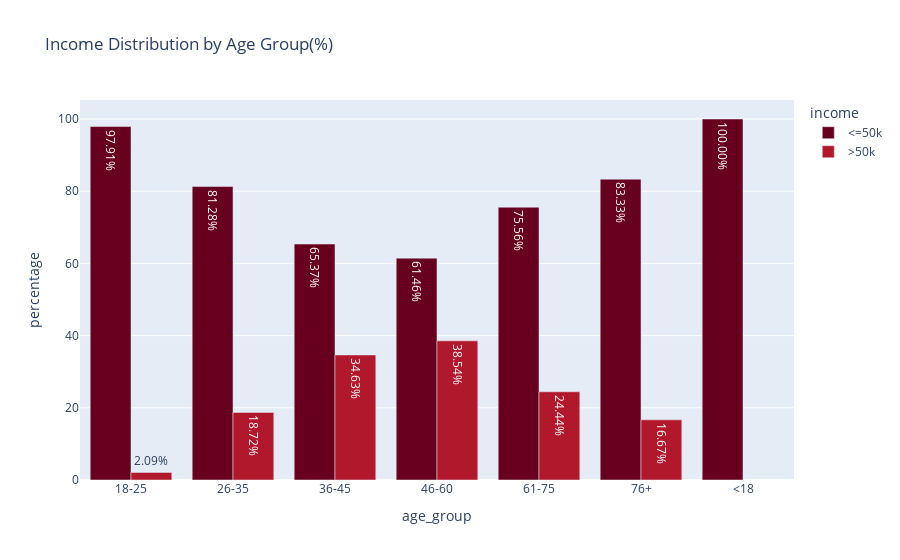

Source (notebook cell):
### Code cell
fig = px.bar(
    adult_df_Income_age,
    x = 'age_group',
    y = 'percentage',
    color = 'income',
    title='Income Distribution by Age Group(%)',
    barmode='group',
    color_discrete_sequence=px.colors.sequential.RdBu,
    text='percentage'
)
fig.update_traces(texttemplate = '%{text:.2f}%')
fig.show()

### Figure 1 — Plotly figure (JSON) as saved in the notebook; plotly's stock layout.template omitted (floating-point values rounded to 4 significant figures)
{"data": [{"alignmentgroup": "True", "hovertemplate": "income=<=50k<br>age_group=%{x}<br>percentage=%{text}<extra></extra>", "legendgroup": "<=50k", "marker": {"color": "rgb(103,0,31)", "pattern": {"shape": ""}}, "name": "<=50k", "offsetgroup": "<=50k", "orientation": "v", "showlegend": true, "text": [97.91, 81.28, 65.37, 61.46, 75.56, 83.33, 100], "textposition": "auto", "texttemplate": "%{text:.2f}%", "type": "bar", "x": ["18-25", "26-35", "36-45", "46-60", "61-75", "76+", "<18"], "xaxis": "x", "y": [97.91, 81.28, 65.37, 61.46, 75.56, 83.33, 100], "yaxis": "y"}, {"alignmentgroup": "True", "hovertemplate": "income=>50k<br>age_group=%{x}<br>percentage=%{text}<extra></extra>", "legendgroup": ">50k", "marker": {"color": "rgb(178,24,43)", "pattern": {"shape": ""}}, "name": ">50k", "offsetgroup": ">50k", "orientation": "v", "showlegend": true, "text": [2.093, 18.72, 34.63, 38.54, 24.44, 16.67], "textposition": "auto", "texttemplate": "%{text:.2f}%", "type": "bar", "x": ["18-25", "26-35", "36-45", "46-60", "61-75", "76+"], "xaxis": "x", "y": [2.093, 18.72, 34.63, 38.54, 24.44, 16.67], "yaxis": "y"}], "layout": {"autosize": true, "barmode": "group", "legend": {"title": {"text": "income"}, "tracegroupgap": 0}, "title": {"text": "Income Distribution by Age Group(%)"}, "xaxis": {"anchor": "y", "autorange": true, "domain": [0, 1], "range": [-0.5, 6.5], "title": {"text": "age_group"}, "type": "category"}, "yaxis": {"anchor": "x", "autorange": true, "domain": [0, 1], "range": [0, 105.3], "title": {"text": "percentage"}, "type": "linear"}}}
